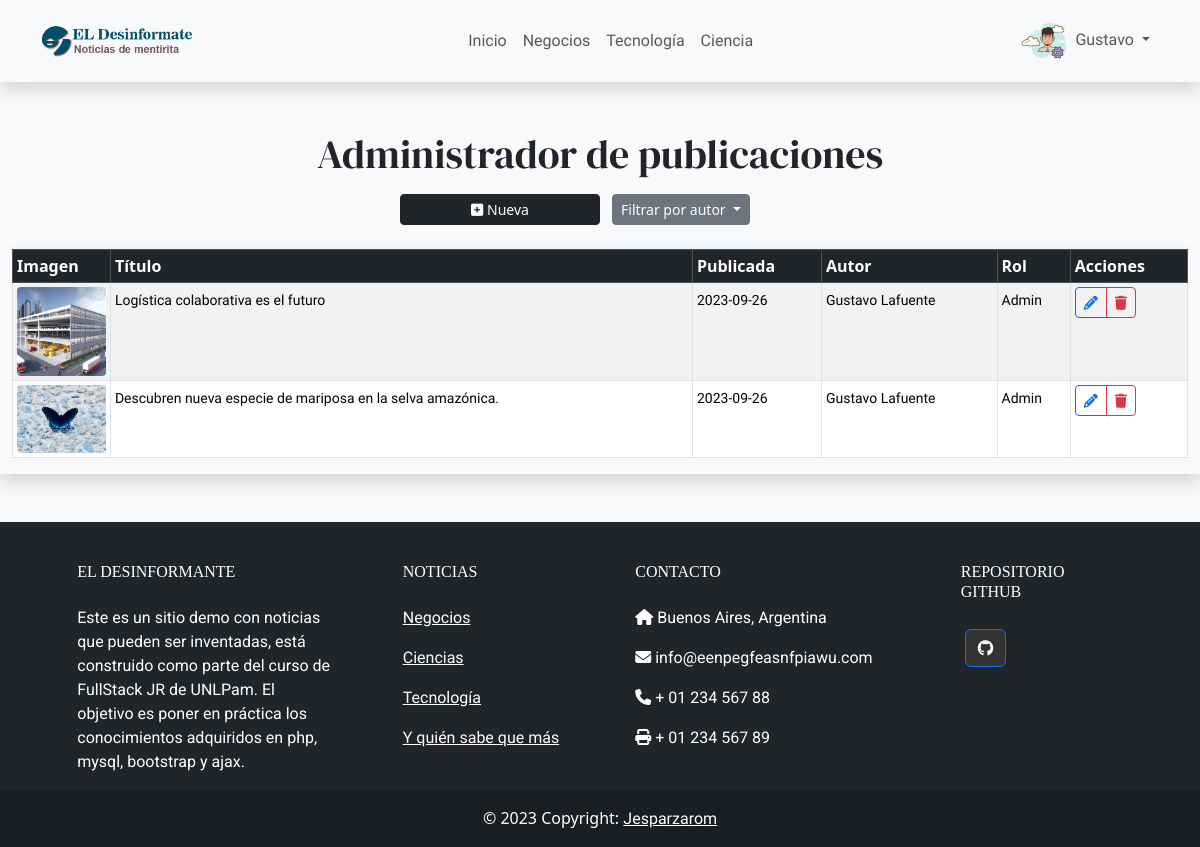
Page /admin/todas_publicaciones.php?autor=1 (signed in) on the committed database.
### tables this page shows
CREATE TABLE `news` (
  `id_noticia` int(20) NOT NULL,
  `id_usuario` int(20) NOT NULL,
  `titulo` text NOT NULL,
  `copete` text NOT NULL,
  `cuerpo` text NOT NULL,
  `imagen` text NOT NULL,
  `fecha` date NOT NULL,
  `categoria` varchar(30) NOT NULL
);

### backend/admin_noticias.php (called while the page is built, shortened)
<?php
extract($_REQUEST);
require("conexion.php");
if (!isset($autor)) {
    $instruccion = "
    SELECT news.*, CONCAT(usuarios.nombre, ' ', usuarios.apellido) AS autor, usuarios.rol
    FROM news
    INNER JOIN usuarios ON news.id_usuario = usuarios.id_usuario
    ORDER BY news.fecha DESC
";
} else {
    $instruccion = "
    SELECT news.*, CONCAT(usuarios.nombre, ' ', usuarios.apellido) AS autor, usuarios.rol
    FROM news
    INNER JOIN usuarios ON news.id_usuario = usuarios.id_usuario
    WHERE news.id_usuario = '$autor'
    ORDER BY news.fecha DESC
    ";
}
$todas_publicaciones = $conexion->query($instruccion);
?>

### admin/todas_publicaciones.php (the view, shortened to what this page needs)
<?php
extract($_REQUEST);
require("../backend/admin_noticias.php");
?>
<!DOCTYPE html>
<html lang="es">
<head>
    <link href="https://cdn.jsdelivr.net/npm/bootstrap@5.3.2/dist/css/bootstrap.min.css" rel="stylesheet"
>
    <link rel="stylesheet" href="../estaticos/css/style.css">
</head>
<body class="bg-light bg-gradient">
    <div class="">
        <?php require("menu.php"); ?>
    </div>
    <div class="container-fluid">
        <div class="container">
            <h1 class="text-center">Administrador de publicaciones</h1>
        </div>
        <div class="mt-3">
            <div class="row justify-content-center">
                <a href="../noticias/form_agregar.php" class="btn btn-sm btn-dark col-2 mb-4">
                    <i class="fa-solid fa-square-plus"></i>
                    Nueva
                </a>
                <div class="dropdown col-2">
                    <button class="btn btn-sm btn-secondary dropdown-toggle" type="button" data-bs-toggle="dropdown"
                        aria-expanded="false">
                        Filtrar por autor
                    </button>
                </div>
                <?php if ($todas_publicaciones->rowCount() > 0): ?>
                    <div class="">
                        <div class="row shadow">
                            <div class="col-md-12">
                                <div class="table-responsive">
                                    <table class="table table-striped table-hover table-sm table-bordered">
                                        <thead>
                                            <tr class="table-dark">
                                                <th scope="col" class="col-1">Imagen</th>
                                                <th scope="col">Título</th>
                                                <th scope="col">Publicada</th>
                                                <th scope="col">Autor</th>
                                                <th scope="col">Rol</th>
                                                <th scope="col">Acciones</th>
                                            </tr>
                                        </thead>
                                        <tbody>
                                            <?php foreach ($todas_publicaciones as $noticia): ?>
                                                <tr>
                                                    <td>
                                                        <img src="../imagenes/subidas/<?php echo $noticia['imagen']; ?>"
                                                            class="img-fluid rounded-1" alt="Imagen de la noticia" width="100">
                                                    </td>
                                                    <td><small>
                                                            <?php echo $noticia['titulo']; ?>
                                                        </small></td>
                                                    <td><small>
                                                            <?php echo $noticia['fecha']; ?>
                                                        </small></td>
                                                    <td><small>
                                                            <?php echo $noticia['autor']; ?>
                                                        </small></td>
                                                    <td>
                                                        <?php if ($noticia['rol'] == "admin"): ?>
                                                            <small class="">
                                                                <?php echo "Admin"; ?></span>
                                                            <?php else: ?>
                                                                <small class="">
                                                                    <?php echo "Autor"; ?></span>
                                                                <?php endif ?>
                                                    </td>
                                                    <td>
                                                        <div class="btn-group" role="group">
                                                            <a href="../noticias/form_editar.php?id_noticia=<?php echo $noticia["id_noticia"]; ?>"
                                                                class="btn btn-sm btn-outline-primary" title="Editar"><i
                                                                    class="fas fa-pencil-alt"></i></a>
                                                            <a href="../backend/borrar_noticia.php?id_noticia=<?php echo $noticia["id_noticia"]; ?>&imagen=<?php echo $noticia["imagen"]; ?>"
                                                                class="btn btn-sm btn-outline-danger"
                                                                onclick="return confirm('¿Desea eliminar?')" title="Eliminar"><i
                                                                    class="fas fa-trash"></i></a>
                                                        </div>
                                                    </td>
                                                </tr>
                                            <?php endforeach; ?>
                                        </tbody>
                                    </table>
                                </div>
                            </div>
                        </div>
                    </div>
                <?php else: ?>
                    <div class="container mt-3 alert alert-secondary">
                        Aún no has publicado nada
                    </div>
                <?php endif ?>
            </div>
        </div>
    </div>
    <?php require("../noticias/footer.php"); ?>
</body>
</html>

### estaticos/css/style.css (style rules this page uses)
:root { --font-dm: 'DM Serif Display', serif; --font-instrument: 'Instrument Serif', serif; --font-news: 'News Cycle', sans-serif; --font-roboto: 'Roboto', sans-serif; }
html { font-family: var(--font-roboto); }
h1, h2, h3, h4 { font-family: var(--font-dm); }
a, button, small { font-family: var(--font-news); }

### rows in the picture
news: imagen (picture), titulo "Logística colaborativa es el futuro", fecha "2023-09-26", autor "Gustavo Lafuente"
news: imagen (picture), titulo "Descubren nueva especie de mariposa en la selva amazónica.", fecha "2023-09-26", autor "Gustavo Lafuente"

### other values in the picture
$nombre "Gustavo"
